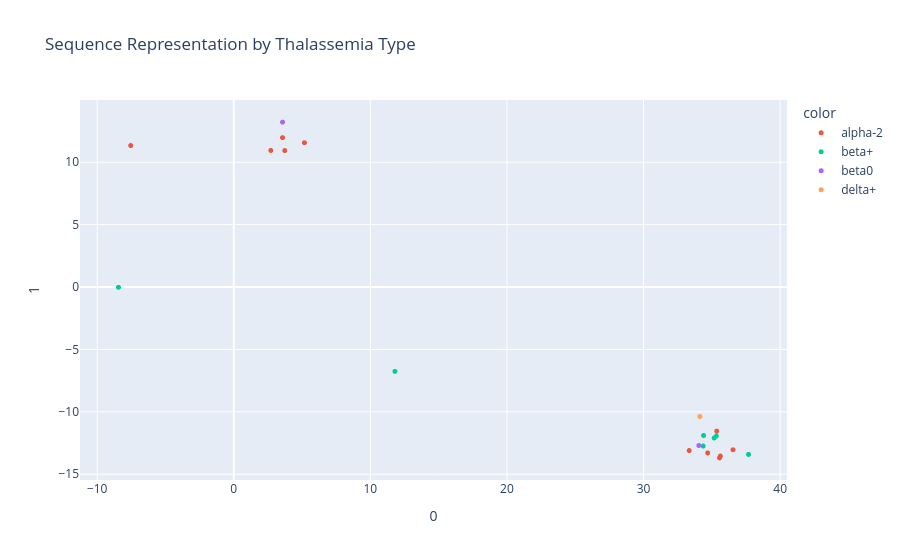

Write notebook code for a chart like this one.
### Code cell
seq_rep = pd.DataFrame(umap.fit_transform(np.array(var_data["sequence_representation"]).tolist()))
seq_rep["label"] = var_data["name"]
seq_rep["color"] = var_data["thalType"]

fig = px.scatter(
    seq_rep, 
    x=0, 
    y=1, 
    color="color", 
    hover_data="label", 
    title="Sequence Representation by Thalassemia Type"
)
fig.update_traces(marker_size=5)
fig.show()

### Figure 1 — Plotly figure (JSON) as saved in the notebook; plotly's stock layout.template omitted (floating-point values rounded to 4 significant figures)
{"data": [{"customdata": [["Hb Adana"], ["Hb Petah Tikva"], ["Hb Quong Sze"], ["Hb Sun Prairie"], ["Hb Questembert"], ["Hb Icaria"], ["Hb Koya Dora"], ["Hb Seal Rock"], ["Hb Lleida"], ["Hb Bishoptown"], ["Hb Codon 14 (TGG>TTG)"]], "hovertemplate": "color=alpha-2<br>0=%{x}<br>1=%{y}<br>label=%{customdata[0]}<extra></extra>", "legendgroup": "alpha-2", "marker": {"color": "#EF553B", "size": 5, "symbol": "circle"}, "mode": "markers", "name": "alpha-2", "showlegend": true, "type": "scattergl", "x": [5.173, 33.34, 34.7, 35.57, 35.63, 3.732, 36.55, 2.711, 3.57, 35.35, -7.546], "xaxis": "x", "y": [11.56, -13.1, -13.29, -13.69, -13.54, 10.93, -13.04, 10.94, 11.97, -11.55, 11.33], "yaxis": "y"}, {"customdata": [["Hb Malay"], ["Hb Knossos"], ["Hb Chesterfield"], ["Hb Cagliari"], ["Hb Showa-Yakushiji"], ["Hb Hradec Kralove (or Hb HK)"], ["Hb Dhonburi"]], "hovertemplate": "color=beta+<br>0=%{x}<br>1=%{y}<br>label=%{customdata[0]}<extra></extra>", "legendgroup": "beta+", "marker": {"color": "#00cc96", "size": 5, "symbol": "circle"}, "mode": "markers", "name": "beta+", "showlegend": true, "type": "scattergl", "x": [37.69, 34.37, 34.39, 35.17, -8.441, 11.8, 35.33], "xaxis": "x", "y": [-13.41, -12.74, -11.9, -12.09, -0.02389, -6.76, -11.94], "yaxis": "y"}, {"customdata": [["Hb Monroe"], ["Hb Medicine Lake"]], "hovertemplate": "color=beta0<br>0=%{x}<br>1=%{y}<br>label=%{customdata[0]}<extra></extra>", "legendgroup": "beta0", "marker": {"color": "#ab63fa", "size": 5, "symbol": "circle"}, "mode": "markers", "name": "beta0", "showlegend": true, "type": "scattergl", "x": [34.05, 3.569], "xaxis": "x", "y": [-12.7, 13.21], "yaxis": "y"}, {"customdata": [["Hb A<sub>2</sub>-Wrens"]], "hovertemplate": "color=delta+<br>0=%{x}<br>1=%{y}<br>label=%{customdata[0]}<extra></extra>", "legendgroup": "delta+", "marker": {"color": "#FFA15A", "size": 5, "symbol": "circle"}, "mode": "markers", "name": "delta+", "showlegend": true, "type": "scattergl", "x": [34.12], "xaxis": "x", "y": [-10.38], "yaxis": "y"}], "layout": {"legend": {"title": {"text": "color"}, "tracegroupgap": 0}, "title": {"text": "Sequence Representation by Thalassemia Type"}, "xaxis": {"anchor": "y", "domain": [0, 1], "title": {"text": "0"}}, "yaxis": {"anchor": "x", "domain": [0, 1], "title": {"text": "1"}}}}
